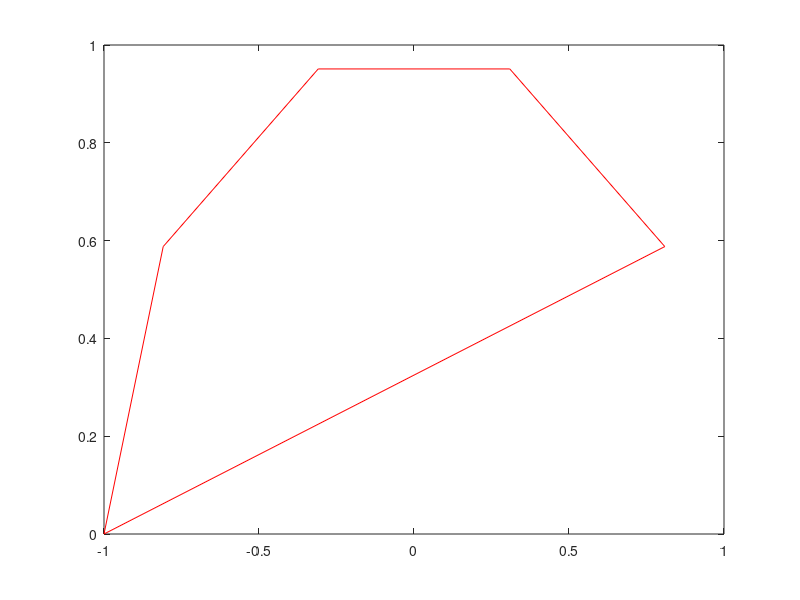

Reproduce this figure in MATLAB. (Note: this script raises an error after producing the figure.)

[X, Y] = meshgrid(-2:0.02:2, -2:0.02:2);

points = [];

for i=1:5
    points(i, :) = [cosd(i/10*360), sind(i/10*360)]; 
end

%points = [points; 0, 0];

plot([points(:, 1); points(1, 1)], [points(:, 2); points(1, 2)], "Color", 'r');


x1 = points(1:end, 1);
y1 = points(1:end, 2);
x2 = [points(2:end, 1); points(1, 1)];
y2 = [points(2:end, 2); points(1, 2)];


%Find parameters of implicit equation of side of polygon
a1 = y2-y1;
b1 = x1 - x2;
c1 = x2.*y1 - x1.*y2;

l2 = (x1-x2).^2 + (y1-y2).^2;
v = [x1, y1];
w = [x2, y2];
diff = w-v;
        
distances = X;

for i = 1:size(X, 1)
    for j = 1:size(X, 2)
        %Find distance from point to nearest line segment
        p = [X(i, j), Y(i, j)];

        t = max([zeros(size(v, 1), 1), min([ones(size(v, 1), 1), dot(p-v, w-v, 2) ./ l2], [], 2)], [], 2);

        proj = v + [t .*diff(:, 1), t.*diff(:, 2)];
        dist = p-proj;
        distances(i, j) = min(sqrt(dist(:, 1).^2 + dist(:, 2).^2));

        %Find if point is inside or outside polygon

        %Choose [100, 0] as a point that will definitely be outside the
        %polygon. This point and the current coordinate form a line
        pOut = [100.245, 150.245];

        %Find which side of the line segment the outside point is on
        d1 = a1.*p(1) + b1.*p(2) + c1;
        %Find which side of the line segment the inside point is on
        d2 = a1.*pOut(1) + b1.*pOut(2) + c1;

        %If d1 and d2 have the same sign, their product is positive and so
        %the heaviside function is equal to 0. This indicates that there is
        %no intersection between the line going to the outside and the side
        %of the polygon. Ceil is used so that if either point lies on the
        %polygon and the value of d1 or d2 is zero, the value of the
        %heaviside function gets rounded up to 1
        int1 = floor(heaviside(-1*d1.*d2));



        %Find parameters of implicit equation of line going to outside of
        %polygon
        a2 = pOut(2)-p(2);
        b2 = p(1) - pOut(1);
        c2 = pOut(1)*p(2) - p(1)*pOut(2);

        %Finds whether the two vertices at either end of the side of the
        %polygon are on either side of the line going to the outside, as
        %this indicates a possible intersection between the lines
        d1 = a2.*x1 + b2.*y1 + c2;
        d2 = a2.*x2 + b2.*y2 + c2;


        %If d1 and d2 have the same sign, their product is positive and so
        %the heaviside function is equal to 0. This indicates that there is
        %no intersection between the line going to the outside and the side
        %of the polygon
        int2 = floor(heaviside(-1*d1.*d2));


        %The sum of the two int arrays multiplied together is equal to the
        %total number of intersections between the outgoing line and the
        %side of the polygon. If this sum is odd then the point must be
        %outside the polygon
        distSign = 1-2*mod(sum(int1.*int2, 1), 2);

        distances(i, j) = distances(i, j).*distSign;

    end
end


hold on;
surf(X, Y, distances);
